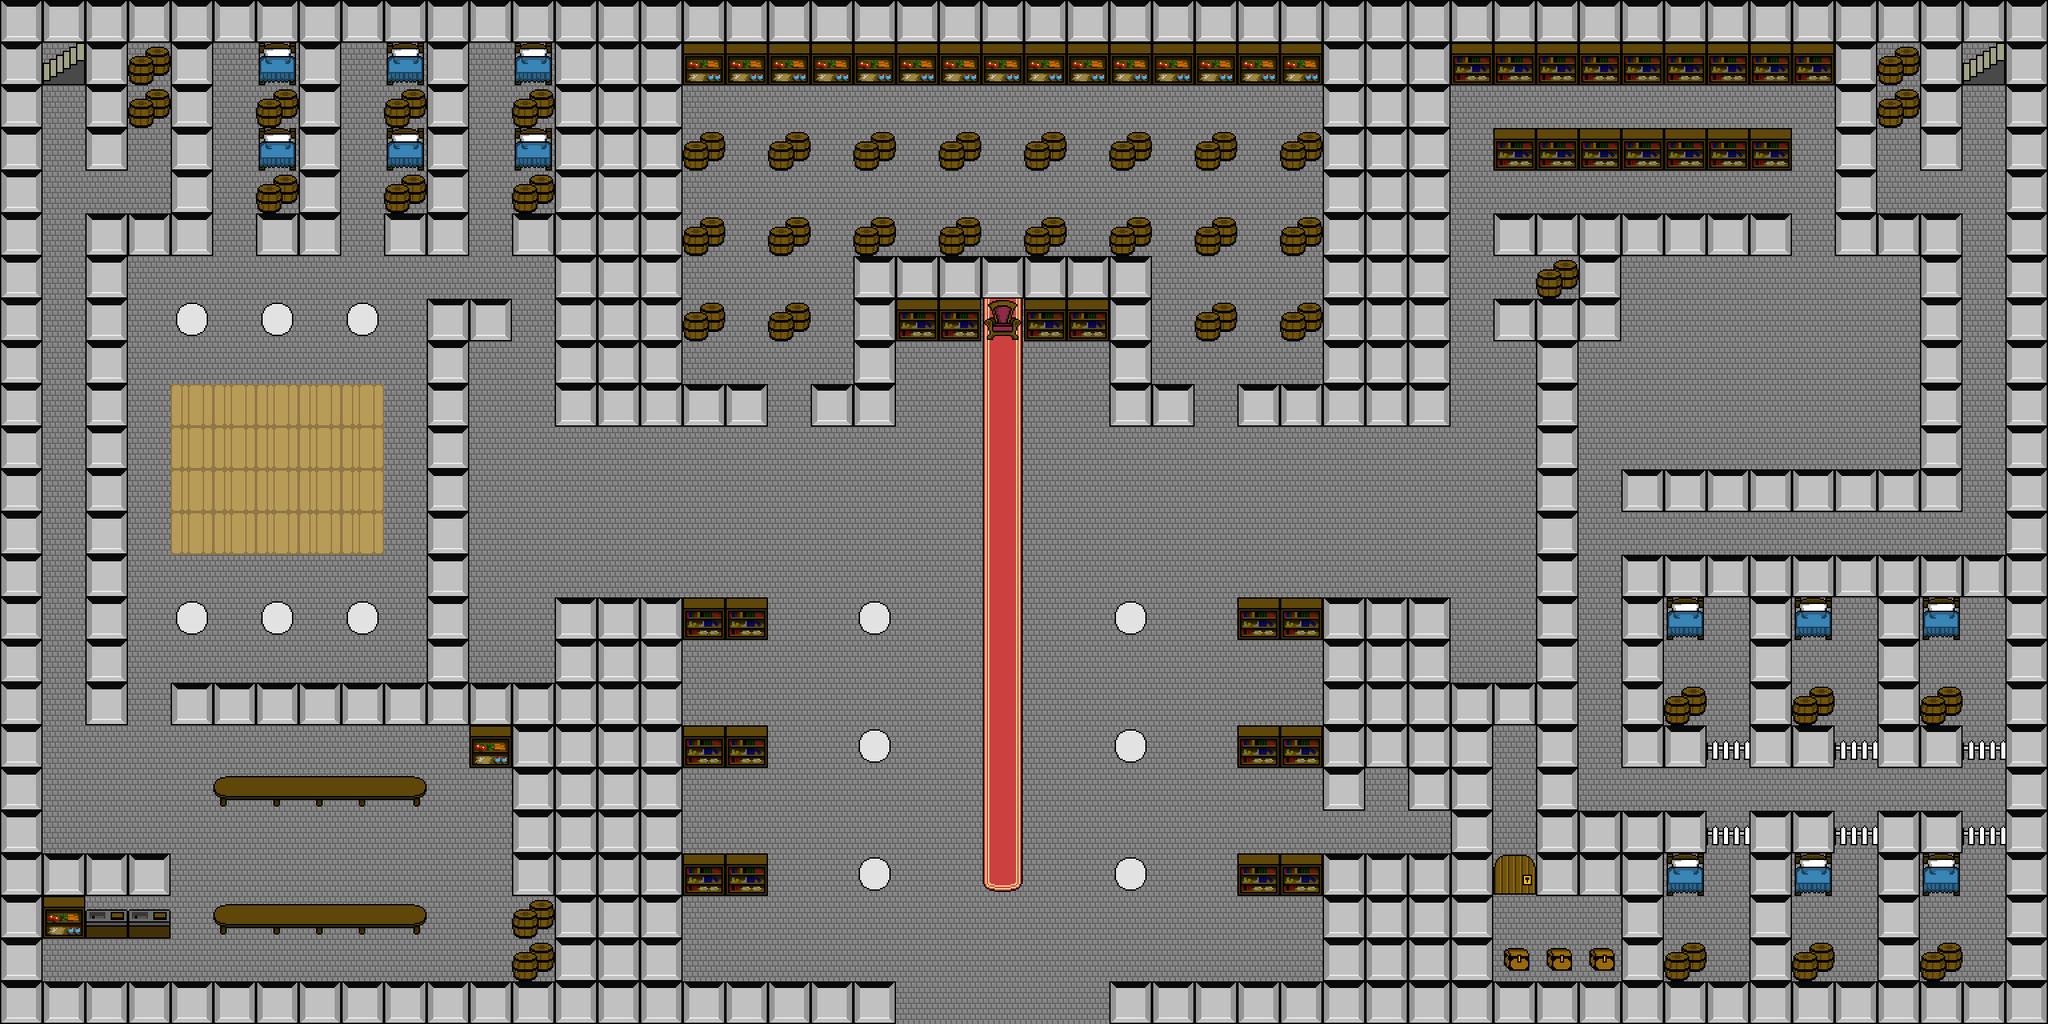

Below is a game level as drawn by its tile map, then a one-line description and the .tmx that defines it (tile-layer data replaced by summaries):
An orthogonal 48x24 tile map with 64x64 px tiles, 2 tile layers (Tile Layer 1, Tile Layer 2) and 56 objects (40x item, 6x enemy, 4x bubble, 3x bridgedestination, 3x bridge).

<map version="1.0" orientation="orthogonal" width="48" height="24" tilewidth="64" tileheight="64">
 <properties>
  <property name="name" value="Blackrock's Central Tower" />
 </properties>
 <tileset firstgid="1" name="graphics" tilewidth="64" tileheight="64">
  <image source="graphics2x.png" width="640" height="2368" />
 </tileset>
 <layer name="Tile Layer 1" width="48" height="24">
  <data>[1152 cells, 1152 non-empty, 2 distinct tile ids]</data>
 </layer>
 <layer name="Tile Layer 2" width="48" height="24">
  <data>[1152 cells, 564 non-empty, 17 distinct tile ids]</data>
 </layer>
 <objectgroup name="bridges" width="48" height="24">
  <object name="blozardtower" type="bridgedestination" x="1408" y="1408" width="192" height="64" />
  <object name="blozardtower" type="bridge" x="1344" y="1472" width="320" height="64" />
  <object name="blozardtower2" type="bridge" x="64" y="64" width="64" height="64" />
  <object name="blozardtower2" type="bridgedestination" x="64" y="128" width="64" height="128" />
  <object name="blozardtower2right" type="bridge" x="2944" y="64" width="64" height="64" />
  <object name="blozardtower2right" type="bridgedestination" x="2944" y="128" width="64" height="128" />
 </objectgroup>
 <objectgroup name="Items" width="48" height="24">
  <object name="new Lever(&quot;BT1L1&quot;,true,Animation.fromTile(55,&quot;graphics2x.png&quot;),Animation.fromTile(65,&quot;graphics2x.png&quot;))" type="item" x="1024" y="640" width="64" height="64" />
  <object name="new Door(&quot;BT1L1&quot;,true,Animation.fromTile(49,&quot;graphics2x.png&quot;),null)" type="item" x="960" y="640" width="64" height="64" />
  <object name="new Door(&quot;BT1L1&quot;,true,Animation.fromTile(49,&quot;graphics2x.png&quot;),null)" type="item" x="960" y="704" width="64" height="64" />
  <object name="new Door(&quot;BT1L1&quot;,true,Animation.fromTile(49,&quot;graphics2x.png&quot;),null)" type="item" x="960" y="768" width="64" height="64" />
  <object name="new Door(&quot;BT1L1&quot;,true,Animation.fromTile(49,&quot;graphics2x.png&quot;),null)" type="item" x="960" y="832" width="64" height="64" />
  <object name="new Door(&quot;BT1L1&quot;,false,Animation.fromTile(49,&quot;graphics2x.png&quot;),null)" type="item" x="832" y="640" width="64" height="64" />
  <object name="new Door(&quot;BT1L1&quot;,false,Animation.fromTile(49,&quot;graphics2x.png&quot;),null)" type="item" x="832" y="704" width="64" height="64" />
  <object name="new Door(&quot;BT1L1&quot;,false,Animation.fromTile(49,&quot;graphics2x.png&quot;),null)" type="item" x="832" y="768" width="64" height="64" />
  <object name="new Door(&quot;BT1L1&quot;,false,Animation.fromTile(49,&quot;graphics2x.png&quot;),null)" type="item" x="832" y="832" width="64" height="64" />
  <object name="new Door(&quot;BT1L2&quot;,true,Animation.fromTile(49,&quot;graphics2x.png&quot;),null)" type="item" x="1984" y="640" width="64" height="64" />
  <object name="new Door(&quot;BT1L2&quot;,true,Animation.fromTile(49,&quot;graphics2x.png&quot;),null)" type="item" x="1984" y="704" width="64" height="64" />
  <object name="new Door(&quot;BT1L2&quot;,true,Animation.fromTile(49,&quot;graphics2x.png&quot;),null)" type="item" x="1984" y="768" width="64" height="64" />
  <object name="new Door(&quot;BT1L2&quot;,true,Animation.fromTile(49,&quot;graphics2x.png&quot;),null)" type="item" x="1984" y="832" width="64" height="64" />
  <object name="new Lever(&quot;BT1L2&quot;,true,Animation.fromTile(55,&quot;graphics2x.png&quot;),Animation.fromTile(65,&quot;graphics2x.png&quot;))" type="item" x="768" y="576" width="64" height="64" />
  <object name="new Door(&quot;BT1L3&quot;,true,Animation.fromTile(39,&quot;graphics2x.png&quot;),null)" type="item" x="1152" y="576" width="64" height="64" />
  <object name="new Door(&quot;BT1L3&quot;,true,Animation.fromTile(39,&quot;graphics2x.png&quot;),null)" type="item" x="1792" y="576" width="64" height="64" />
  <object name="new Door(&quot;BT1L2&quot;,false,Animation.fromTile(49,&quot;graphics2x.png&quot;),null)" type="item" x="2112" y="640" width="64" height="64" />
  <object name="new Door(&quot;BT1L2&quot;,false,Animation.fromTile(49,&quot;graphics2x.png&quot;),null)" type="item" x="2112" y="704" width="64" height="64" />
  <object name="new Door(&quot;BT1L2&quot;,false,Animation.fromTile(49,&quot;graphics2x.png&quot;),null)" type="item" x="2112" y="768" width="64" height="64" />
  <object name="new Door(&quot;BT1L2&quot;,false,Animation.fromTile(49,&quot;graphics2x.png&quot;),null)" type="item" x="2112" y="832" width="64" height="64" />
  <object name="new PushableWall(Animation.fromTile(66,&quot;graphics2x.png&quot;));" type="item" x="1984" y="1216" width="64" height="64" />
  <object name="new Chest(&quot;Small chest&quot;, new Key(&quot;Large key&quot;,&quot;BT1L3&quot;, Animation.fromTile(28,&quot;graphics2x.png&quot;)), Animation.fromTile(29,&quot;graphics2x.png&quot;))" type="item" x="2048" y="1152" width="64" height="64" />
  <object name="new ItemHPotion(20,Animation.fromTile(1,&quot;graphics2x.png&quot;))" type="item" x="1024" y="128" width="64" height="64" />
  <object name="new ItemMPotion(20,Animation.fromTile(5,&quot;graphics2x.png&quot;))" type="item" x="1920" y="128" width="64" height="64" />
  <object name="new ItemHPotion(20,Animation.fromTile(1,&quot;graphics2x.png&quot;))" type="item" x="1024" y="256" width="64" height="64" />
  <object name="new ItemMPotion(20,Animation.fromTile(5,&quot;graphics2x.png&quot;))" type="item" x="1920" y="256" width="64" height="64" />
  <object name="new Chest(&quot;Small chest&quot;, new Scroll(&quot;Old Scroll&quot;,SPELL_INCINERATE,25, Animation.fromTile(144,&quot;graphics2x.png&quot;)), Animation.fromTile(29,&quot;graphics2x.png&quot;))" type="item" x="1024" y="384" width="64" height="64" />
  <object name="new Lever(&quot;BT1R1&quot;,true,Animation.fromTile(55,&quot;graphics2x.png&quot;),Animation.fromTile(65,&quot;graphics2x.png&quot;))" type="item" x="2240" y="512" width="64" height="64" />
  <object name="new Lever(&quot;BT1R2&quot;,true,Animation.fromTile(55,&quot;graphics2x.png&quot;),Animation.fromTile(65,&quot;graphics2x.png&quot;))" type="item" x="2688" y="192" width="64" height="64" />
  <object name="new Lever(&quot;BT1L4&quot;,true,Animation.fromTile(55,&quot;graphics2x.png&quot;),Animation.fromTile(65,&quot;graphics2x.png&quot;))" type="item" x="704" y="960" width="64" height="64" />
  <object name="new Lever(&quot;BT1L5&quot;,true,Animation.fromTile(55,&quot;graphics2x.png&quot;),Animation.fromTile(65,&quot;graphics2x.png&quot;))" type="item" x="704" y="1216" width="64" height="64" />
  <object name="new Door(&quot;BT1L4&quot;,true,Animation.fromTile(39,&quot;graphics2x.png&quot;),null)" type="item" x="768" y="448" width="64" height="64" />
  <object name="new Door(&quot;BT1L5&quot;,true,Animation.fromTile(39,&quot;graphics2x.png&quot;),null)" type="item" x="64" y="1024" width="64" height="64" />
  <object name="new Door(&quot;BT1L6&quot;,true,Animation.fromTile(39,&quot;graphics2x.png&quot;),null)" type="item" x="192" y="1024" width="64" height="64" />
  <object name="new Door(&quot;BT1BARRACKS&quot;,true,Animation.fromTile(39,&quot;graphics2x.png&quot;),null)" type="item" x="320" y="320" width="64" height="64" />
  <object name="new Door(&quot;BT1BARRACKS&quot;,true,Animation.fromTile(39,&quot;graphics2x.png&quot;),null)" type="item" x="512" y="320" width="64" height="64" />
  <object name="new Door(&quot;BT1BARRACKS&quot;,true,Animation.fromTile(39,&quot;graphics2x.png&quot;),null)" type="item" x="704" y="320" width="64" height="64" />
  </objectgroup>
 <objectgroup name="enemies" width="48" height="24">
  <!-- 6 objects omitted --></objectgroup>
 <objectgroup name="messages" width="48" height="24">
  <!-- 4 objects omitted --></objectgroup>
</map>
<!-- 13 of 56 objects omitted -->
